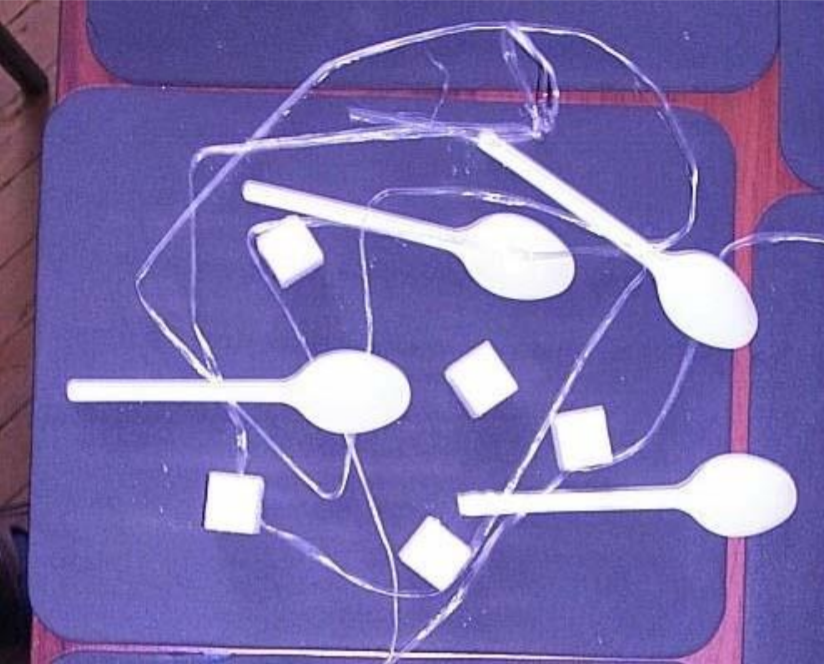
#> input picture task2/image.png, 824 x 664 px
$ jupyter execute task.ipynb   (shell and % lines are left out)
#> lines starting #> are read from the running program, lines starting #| are printed output that depends on the picture; after the words box and inside, x2 and y2 are one past the last pixel; in counts of white or black regions, pixels touching at a corner belong together
[cell 1]
from PIL import Image
import pylab as plt
import numpy as np
import matplotlib.pyplot as pplt
import cv2
import math

[cell 2]
image = cv2.imread('image.png')
#> image is the input picture: shape (664, 824, 3); mean B, G, R 171.5, 108.6, 121.2
gray_image = cv2.cvtColor(image, cv2.COLOR_BGR2GRAY)
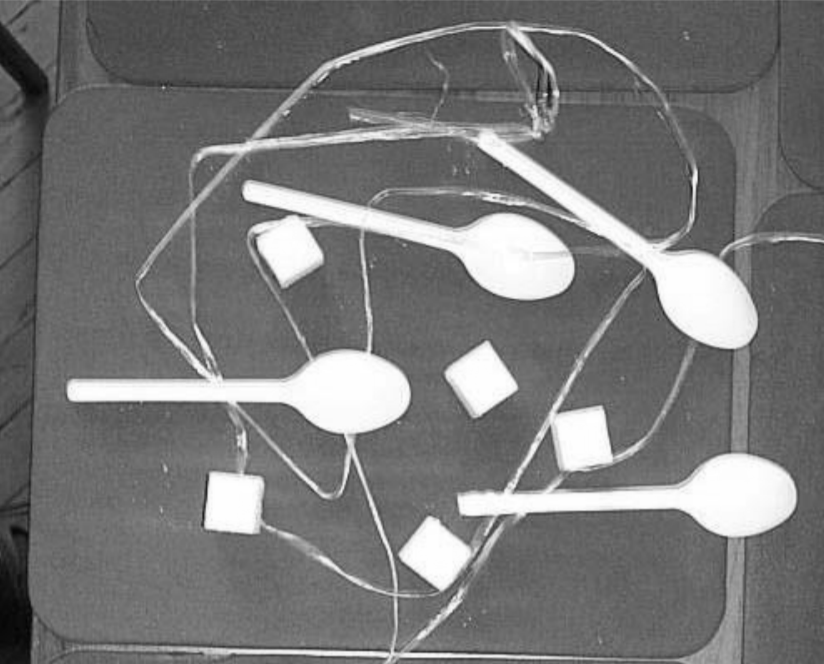
#> gray_image: shape (664, 824); min 4, max 255, mean 119.6
plt.imshow(gray_image,cmap='gray')

[cell 3]
_,img2 = cv2.threshold(gray_image, 0,255,cv2.THRESH_BINARY+cv2.THRESH_OTSU)
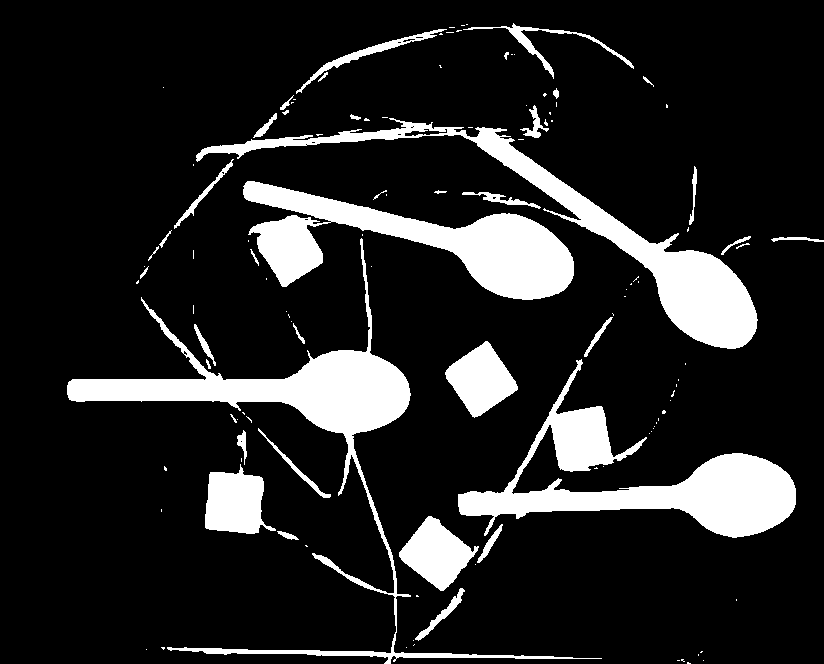
#> img2: shape (664, 824); 14.5% white; 119 white regions (79 under 20 px), largest, box (x1, y1, x2, y2) and area: (67, 238, 602, 664) 17000, (458, 359, 796, 538) 16608, (243, 181, 574, 300) 15577
plt.imshow(img2, cmap="gray")

[cell 4]
erode = cv2.erode(img2,cv2.getStructuringElement(cv2.MORPH_ELLIPSE, (5,5)),iterations = 3)
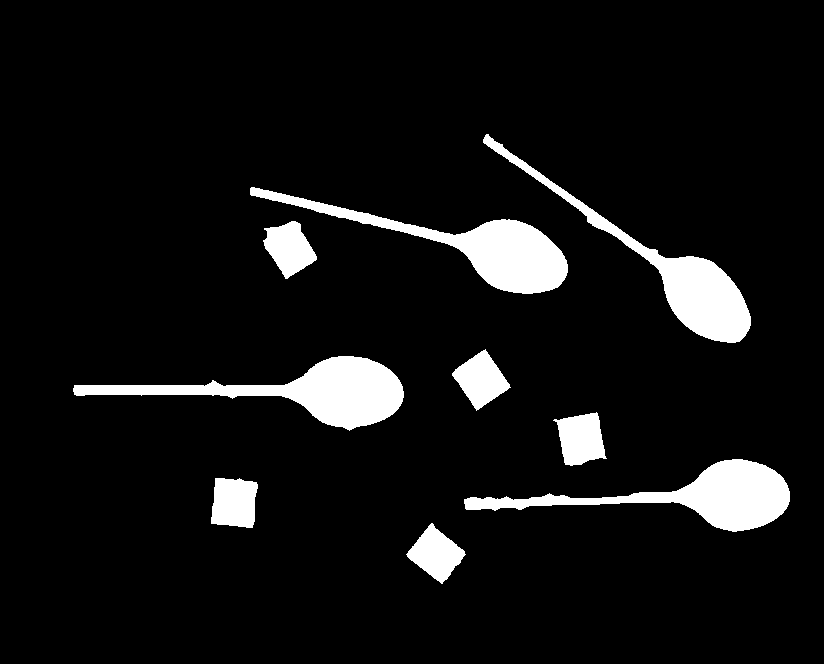
#> erode: shape (664, 824); 7.6% white; 9 white regions, largest, box (x1, y1, x2, y2) and area: (73, 356, 404, 431) 8427, (250, 187, 568, 294) 7961, (464, 459, 790, 532) 7838
plt.imshow(erode, cmap="gray")

[cell 5]
dilate = cv2.dilate(erode, cv2.getStructuringElement(cv2.MORPH_ELLIPSE, (7,7)),iterations = 2)
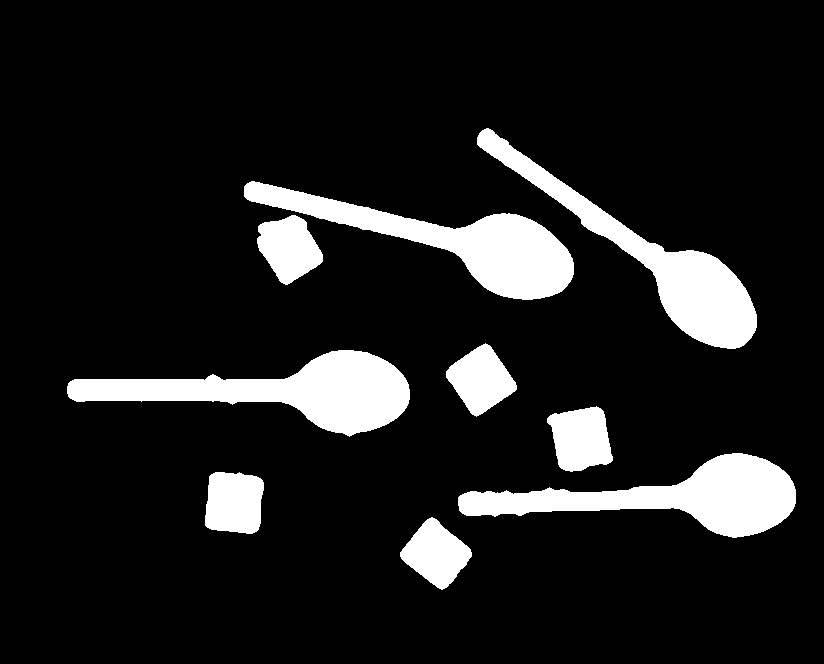
#> dilate: shape (664, 824); 11.7% white; 9 white regions
plt.imshow(dilate, cmap="gray")

[cell 6]
counturs, hierarchy = cv2.findContours(dilate, cv2.RETR_TREE, cv2.CHAIN_APPROX_SIMPLE)
#> counturs = 9 contours; largest, box (x1, y1, x2, y2) and area: (67, 350, 410, 437) 12434, (244, 181, 574, 300) 11859, (458, 453, 796, 538) 11794, (477, 128, 757, 349) 11379, (547, 406, 613, 472) 3078
areas = []
for cnt in counturs:
    area = cv2.contourArea(cnt)
    areas.append(area)
#> this loop made 9 passes
#> area on passes 1 to 9: 2922, 3042, 11793.5, 3078.5, 12434, 2966.5, 2935.5, 11859, 11379
#> after the loop, areas = [2922, 3042, 11793.5, 3078.5, 12434, 2966.5, 2935.5, 11859, 11379]
indices = np.array(areas).argsort()
#> indices = [0, 6, 5, 1, 3, 8, 2, 7, 4]
areas = sorted(areas)
#> areas = [2922, 2935.5, 2966.5, 3042, 3078.5, 11379, 11793.5, 11859, 12434]
border_val_id = np.argmax(np.diff(areas))
#> border_val_id = 4

[cell 7]
sugar=indices[:border_val_id+1]
#> sugar = [0, 6, 5, 1, 3]
spoons=indices[border_val_id+1:]
#> spoons = [8, 2, 7, 4]

[cell 8]
print(f"Object number: {len(indices)}")
#| Object number: 9
print(f"Spoons: {len(spoons)}")
#| Spoons: 4
print(f"Sugar: {len(sugar)}")
#| Sugar: 5
for i in indices:
    if i in sugar:
        cv2.drawContours(image, counturs, i, (0,255,0),3)
    else:
        cv2.drawContours(image, counturs, i, (255,0,0),3)
#> this loop made 9 passes
#> i on passes 2, 3, 4, 5, 6, 7, 9: 6, 5, 1, 3, 8, 2, 4
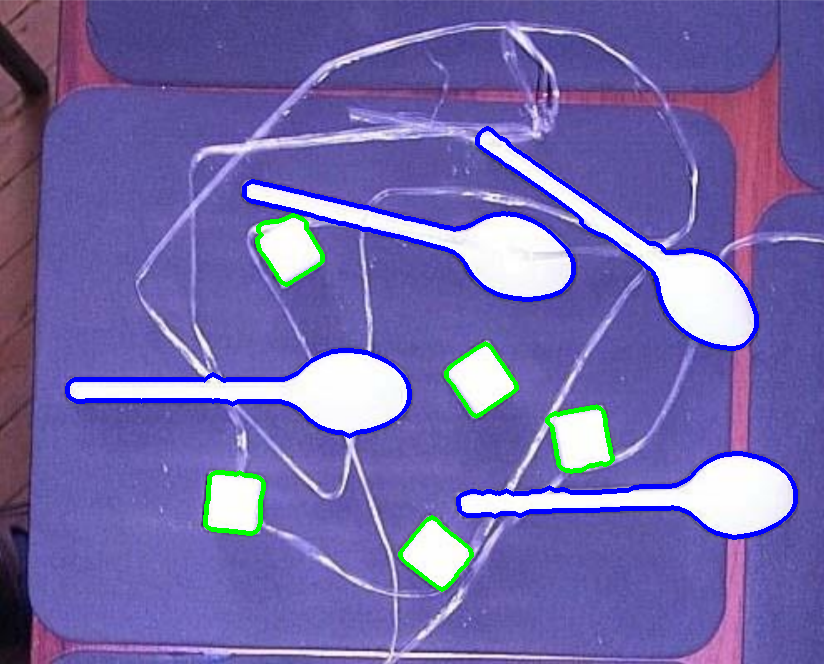
#> image: shape (664, 824, 3); 3.39% of pixels changed, all inside (x1, y1, x2, y2) = (65, 126, 798, 592)
plt.imshow(image)
